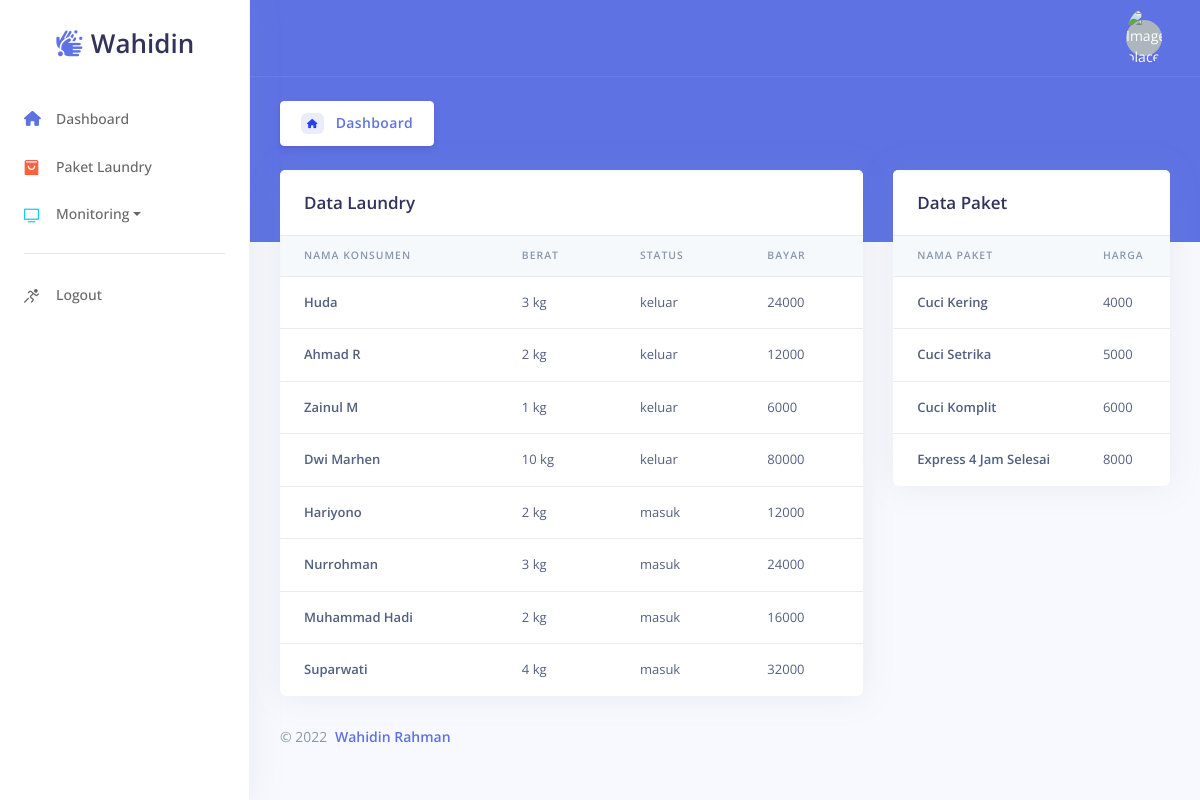
Screenshot of /index.php/admin with the database file from the repository.
### tables this page shows
CREATE TABLE `laundry` (
  `id_laundry` int(11) NOT NULL,
  `nama_konsumen` varchar(45) DEFAULT NULL,
  `berat` int(11) DEFAULT NULL,
  `status` enum('masuk','keluar') DEFAULT NULL,
  `bayar` int(11) DEFAULT NULL,
  `tgl_masuk` date DEFAULT NULL,
  `tgl_keluar` date DEFAULT NULL,
  `paket_id_paket` int(11) DEFAULT NULL
);

CREATE TABLE `paket` (
  `id_paket` int(11) NOT NULL,
  `nama_paket` varchar(45) NOT NULL,
  `harga` int(11) NOT NULL
);

### application/controllers/Admin.php (called while the page is built, shortened)
<?php
class Admin extends CI_Controller {
    public function __construct()
    {
        $this->load->model('M_user');
        $this->load->model('M_laundry');
    }
    public function index()
    {
        $data['title'] = 'Selamat Datang '. $this->session->userdata('nama_usr');
        $data['user'] = $this->M_user->get_where(['username' => $this->session->userdata('username')], 'user')->row_array();
        $data['paket'] = $this->db->get('paket')->result_array();
        $data['laundry'] = $this->db->get('laundry')->result_array();
        $this->load->view('tamplate/sidebar', $data);
        $this->load->view('tamplate/navbar', $data);
        $this->load->view('admin/menu_utama', $data);
        $this->load->view('tamplate/footer');
    }
}

### index.php (called while the page is built, shortened)
<?php
require_once BASEPATH.'core/CodeIgniter.php';

### application/views/admin/menu_utama.php (the view)
 <div class="header bg-primary pb-6">
   <div class="container-fluid">
     <div class="header-body">
       <div class="row align-items-center py-4">
         <div class="col-lg-6 col-7">
<button type="button" class="btn btn-neutral">
	<span class="badge badge-primary"><i class="fas fa-home"></i></span>
	<span>Dashboard</span>
</button>
         </div>
       </div>
     </div>
   </div>
 </div>
 <div class="container-fluid mt--6">
   <div class="row">
     <div class="col-xl-8">
       <div class="card">
         <div class="card-header border-0">
           <div class="row align-items-center">
             <div class="col">
               <h3 class="mb-0">Data Laundry</h3>
             </div>
           </div>
         </div>
         <div class="table-responsive">
           <table class="table align-items-center table-flush">
             <thead class="thead-light">
               <tr>
                 <th scope="col">Nama Konsumen</th>
                 <th scope="col">Berat</th>
                 <th scope="col">Status</th>
                 <th scope="col">Bayar</th>
               </tr>
             </thead>
             <tbody>
	<?php foreach ( $laundry as $l ){ ?>
               <tr>
                 <th scope="row"><?= $l['nama_konsumen']; ?></th>
		<td><?= $l['berat']; ?> kg</td>
		<td><?= $l['status']; ?></td>
                 <td><?= $l['bayar']; ?></td>
               </tr>
	  <?php } ?>
             </tbody>
           </table>
         </div>
       </div>
     </div>
     <div class="col-xl-4">
       <div class="card">
         <div class="card-header border-0">
           <div class="row align-items-center">
             <div class="col">
               <h3 class="mb-0">Data Paket</h3>
             </div>
           </div>
         </div>
         <div class="table-responsive">
           <table class="table align-items-center table-flush">
             <thead class="thead-light">
               <tr>
                 <th scope="col">Nama Paket</th>
                 <th scope="col">Harga</th>
               </tr>
             </thead>
             <tbody>
	<?php foreach($paket as $p) :?>
               <tr>
                 <th scope="row"><?= $p['nama_paket']; ?></th>
                 <td><?= $p['harga']; ?></td>
               </tr>
	<?php endforeach; ?>
             </tbody>
           </table>
         </div>
       </div>
     </div>
   </div>

### application/views/tamplate/sidebar.php (shortened to what this page needs)
<!DOCTYPE html>
<html>
<head>
  <link rel="stylesheet" href="<?= base_url(); ?>assets/vendor/nucleo/css/nucleo.css" type="text/css">
  <link rel="stylesheet" href="<?= base_url(); ?>assets/vendor/@fortawesome/fontawesome-free/css/all.min.css" type="text/css">
  <link rel="stylesheet" href="<?= base_url(); ?>assets/css/argon.css?v=1.2.0" type="text/css">
</head>
<body>
  <nav class="sidenav navbar navbar-vertical  fixed-left  navbar-expand-xs navbar-light bg-white" id="sidenav-main">
    <div class="scrollbar-inner">
      <div class="sidenav-header  align-items-center">
        <a class="navbar-brand" href="javascript:void(0)">
          <h1><i class="fas fa-hands-wash text-primary" style="font-size: 26px;"></i> Wahidin</h1>
        </a>
      </div>
      <div class="navbar-inner">
        <div class="collapse navbar-collapse" id="sidenav-collapse-main">
          <ul class="navbar-nav">
            <li class="nav-item">
              <a class="nav-link" href="<?= base_url('admin')?>">
                <i class="fas fa-home text-primary"></i>
                <span class="nav-link-text">Dashboard</span>
              </a>
            </li>
            <li class="nav-item">
              <a class="nav-link" href="<?= base_url('admin/paket')?>">
                <i class="ni ni-bag-17 text-orange"></i>
                <span class="nav-link-text">Paket Laundry</span>
              </a>
            </li>
            <li class="nav-item dropdown">
                <a class="nav-link dropdown-toggle" href="#" id="navbarDropdown" role="button" data-toggle="dropdown" aria-expanded="false">
                    <i class="ni ni-tv-2 text-info"></i>
                    <span class="nav-link-text">Monitoring</span>
                </a>
            </li>
          </ul>
          <hr class="my-3">
          <ul class="navbar-nav mb-md-3">
            <li class="nav-item">
              <a class="nav-link" href="<?= base_url('auth/logout'); ?>">
                <i class="ni ni-user-run"></i>
                <span class="nav-link-text">Logout</span>
              </a>
            </li>
          </ul>
        </div>
      </div>
    </div>
  </nav>

### application/views/tamplate/navbar.php (shortened to what this page needs)
<div class="main-content" id="panel">
    <nav class="navbar navbar-top navbar-expand navbar-dark bg-primary border-bottom">
      <div class="container-fluid">
        <div class="collapse navbar-collapse" id="navbarSupportedContent">
          <ul class="navbar-nav align-items-center  ml-auto ml-md-0 ">
            <li class="nav-item dropdown">
              <a class="nav-link pr-0" href="#" role="button" data-toggle="dropdown" aria-haspopup="true" aria-expanded="false">
                <div class="media align-items-center">
                  <span class="avatar avatar-sm rounded-circle">
                  <img alt="Image placeholder" src="<?= base_url('assets/img/brand/') . $user['foto']; ?>">
                  </span>
                </div>
              </a>
            </li>
          </ul>
        </div>
      </div>
    </nav>

### application/views/tamplate/footer.php (shortened to what this page needs)
<footer class="footer pt-0">
        <div class="row align-items-center justify-content-lg-between">
          <div class="col-lg-6">
            <div class="copyright text-center  text-lg-left  text-muted">
              &copy; 2022 <a href="#" class="font-weight-bold ml-1" target="_blank">Wahidin Rahman</a>
            </div>
          </div>
        </div>
      </footer>
    </div>
  </div>
</body>
</html>

### rows the page displays
laundry: nama_konsumen "Huda", berat "3", status "keluar", bayar "24000"
laundry: nama_konsumen "Ahmad R", berat "2", status "keluar", bayar "12000"
laundry: nama_konsumen "Zainul M", berat "1", status "keluar", bayar "6000"
laundry: nama_konsumen "Dwi Marhen", berat "10", status "keluar", bayar "80000"
laundry: nama_konsumen "Hariyono", berat "2", status "masuk", bayar "12000"
laundry: nama_konsumen "Nurrohman", berat "3", status "masuk", bayar "24000"
laundry: nama_konsumen "Muhammad Hadi", berat "2", status "masuk", bayar "16000"
laundry: nama_konsumen "Suparwati", berat "4", status "masuk", bayar "32000"
paket: nama_paket "Cuci Kering", harga "4000"
paket: nama_paket "Cuci Setrika", harga "5000"
paket: nama_paket "Cuci Komplit", harga "6000"
paket: nama_paket "Express 4 Jam Selesai", harga "8000"
